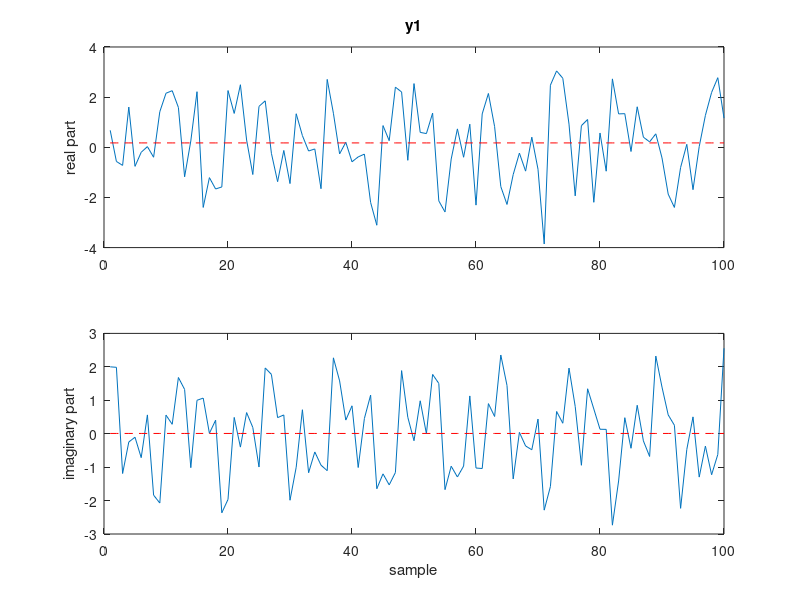
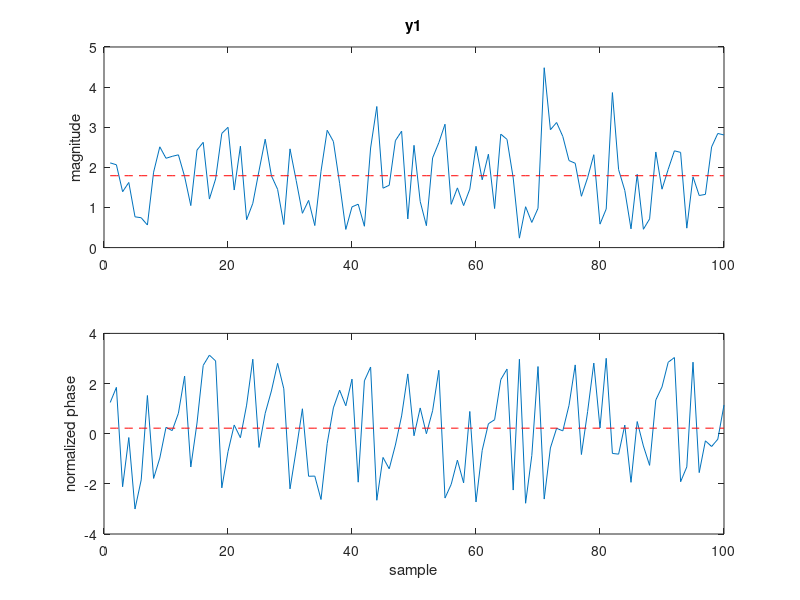

MATLAB code to generate these figures, in order: (Note: this script raises an error after producing the figures.)
% Multiple narrow band frequency identification
% Xu Chen
% 2010-05-07

%% Data load
clear all
close all

% ======load the data here======
load('y1'); 
Ts = 1;
y1          = y;
datalength  = length(y1);

% if you are using this sample y, input p = 3 in the following.
while(1)
    p = input('Input the number of narrow band signals: ');
    if p >= 1
        break;
    else
        disp('Wrong selection, reselect please.');
    end
end

% The real part and the imaginary part (should both be sum of sinusoidals)
rey1        = real(y1); imy1 = imag(y1);
% Magnitude and phases of the complex exponentials
magy1       = abs(y1); phy1 = angle(y1);
%% Plot the data
% y1 can be either complex or real. 
% Real parts and imaginary parts
% y1
figure;
subplot(211);
plot(rey1);ylabel('real part');title('y1');
hold on;plot(mean(rey1)*ones(datalength,1),'r--')
subplot(212);plot(imy1);ylabel('imaginary part');
hold on;plot(mean(imy1)*ones(datalength,1),'r--')
xlabel('sample')

% Amplitudes and phases
% y1
figure;
subplot(211);
plot(magy1);ylabel('magnitude');title('y1');
hold on;plot(mean(magy1)*ones(100,1),'r--')
subplot(212);plot(phy1);ylabel('normalized phase');
hold on;plot(mean(phy1)*ones(100,1),'r--')
xlabel('sample')
%%
specCal(y1,1/Ts)
%%
disp('============MUSIC=============')
wregion     = 0:0.001:2*pi;
if p==1
    M = 6;
else
    M = p^2;
end
Pmusic1     = m_music(y1,p,M,wregion);
[Pmusic1_sorted,ind1]       = sort(Pmusic1);
figure;
plot(wregion,Pmusic1),xlabel('Frequency (rad)')
% plot(wregion/pi,Pmusic1),xlabel('Frequency (\pi)')
grid,title('MUSIC Spectrum'),ylabel('Gain (dB)')
hold on
[ymax,imax,ymin,imin]       = extrema(Pmusic1);
plot(wregion(imax(1:p)),ymax(1:p),'g.')
%% ESPRIT
disp('============ESPRIT=============')
w1          = m_esprit(y1,p,M);
%% AF with Cadzow's denoising method
disp('============AF with denoising=============')
[w1_AF,sigma_AF]            = AF_with_denoising(y1,p,M);
figure;semilogy(sigma_AF,'*-');
xlabel('Index on the diagonal');ylabel('Singular values \sigma')
%% Result Comparing
disp('Peak frequenceis from MUSIC (in rad):')
sort(wregion(imax(1:p)))'
disp('Calculated frequencies from ESPRIT (in rad):')
sort(w1)
disp('Calculated frequencies from annihilating filter method with Catzow denoising:')
sort(w1_AF)
